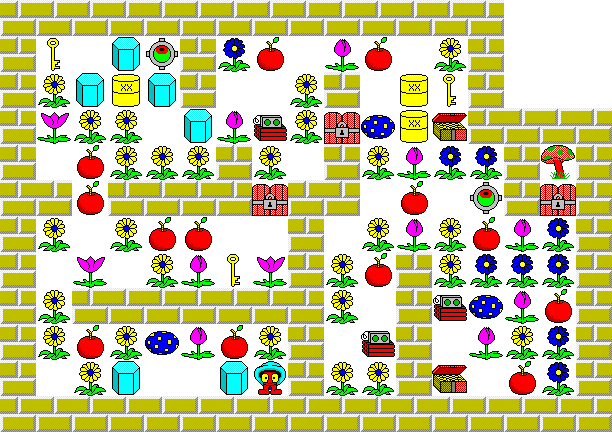

Rendered tile map (Tiled .tmx) drawn with the repository's tilesets; below, a short description and the map source with its tile grids summarised:
An orthogonal 17x12 tile map with 36x36 px tiles, 2 tile layers (ground, hazard).

<map version="1.0" orientation="orthogonal" width="17" height="12" tilewidth="36" tileheight="36">
 <tileset firstgid="1" name="tileset" tilewidth="36" tileheight="36">
  <image source="tileset.png" width="256" height="256" />
 </tileset>
 <layer name="ground" width="17" height="12">
  <data>[204 cells, 204 non-empty, 1 distinct tile ids]</data>
 </layer>
 <layer name="hazard" width="17" height="12">
  <data>[204 cells, 171 non-empty, 16 distinct tile ids]</data>
 </layer>
</map>
